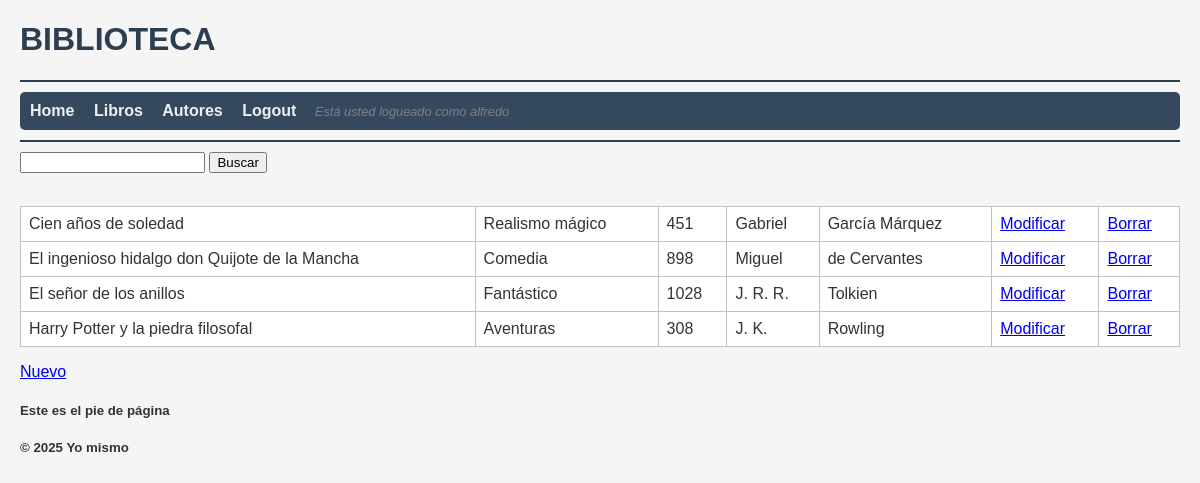
/index.php?action=mostrarListaLibros (signed in), run on the app's committed database.
### tables this page shows
CREATE TABLE `escriben` (
  `idLibro` int(11) NOT NULL,
  `idPersona` int(11) NOT NULL
);

CREATE TABLE `libros` (
  `idLibro` int(11) NOT NULL,
  `titulo` varchar(500) NOT NULL,
  `numPaginas` int(11) NOT NULL,
  `genero` varchar(100) NOT NULL,
  `pais` varchar(100) NOT NULL,
  `ano` int(11) NOT NULL
);

CREATE TABLE `personas` (
  `idPersona` int(11) NOT NULL,
  `nombre` varchar(200) NOT NULL,
  `apellido` varchar(200) NOT NULL,
  `pais` varchar(100) NOT NULL
);

### view.php (called while the page is built)
<?php
class View {
    public static function render($nombreVista, $data = null) {
        include("views/header.php");
        include("views/nav.php");
        include("views/$nombreVista.php");
        include("views/footer.php");
    }
}

### index.php (called while the page is built, shortened)
<?php
    include_once("models/libro.php");
    include_once("view.php");
    if (isset($_REQUEST["action"])) {
        $action = $_REQUEST["action"];
    } else {
        $action = "mostrarFormLogin";
    }
    $biblio = new Biblioteca();
    $biblio->$action();
    class Biblioteca {
        private $libro, $persona, $user;
        public function __construct() {
            $this->libro = new Libro();
        }
        public function mostrarListaLibros() {
            $data["listaLibros"] = $this->libro->getAll();
            View::render("libro/all", $data);
        }
    }

### models/libro.php (called while the page is built, shortened)
<?php
class Libro
{
    private $db;
    public function __construct()
    {
        $dsn = "mysql:host=mariadb;dbname=pruebas;charset=utf8mb4";
        $usuario = "user";
        $clave = "1234";
        try {
            $this->db = new PDO($dsn, $usuario, $clave);
        } catch (PDOException $e) {
            die("Error en la conexión: " . $e->getMessage());
        }
    }
    public function getAll()
    {
        $sql = "SELECT * FROM libros
                INNER JOIN escriben ON libros.idLibro = escriben.idLibro
                INNER JOIN personas ON escriben.idPersona = personas.idPersona
                ORDER BY libros.titulo";
        $stmt = $this->db->query($sql);
        return $stmt->fetchAll(PDO::FETCH_OBJ);
    }
}

### views/libro/all.php (the view, shortened to what this page needs)
<?php
$listaLibros = $data["listaLibros"];
echo "<form action='index.php'>
        <input type='hidden' name='action' value='buscarLibros'>
        <input type='text' name='textoBusqueda'>
        <input type='submit' value='Buscar'>
      </form><br>";
if (count($listaLibros) == 0) {
  echo "No hay datos";
} else {
  echo "<table border ='1'>";
  foreach ($listaLibros as $fila) {
    echo "<tr>";
    echo "<td>" . $fila->titulo . "</td>";
    echo "<td>" . $fila->genero . "</td>";
    echo "<td>" . $fila->numPaginas . "</td>";
    echo "<td>" . $fila->nombre . "</td>";
    echo "<td>" . $fila->apellido . "</td>";
    echo "<td><a href='index.php?action=formularioModificarLibro&idLibro=" . $fila->idLibro . "'>Modificar</a></td>";
    echo "<td><a href='index.php?action=borrarLibro&idLibro=" . $fila->idLibro . "'>Borrar</a></td>";
    echo "</tr>";
  }
  echo "</table>";
}
echo "<p><a href='index.php?action=formularioInsertarLibros'>Nuevo</a></p>";

### views/css/style.css (style rules this page uses)
body { font-family: Arial, sans-serif; margin: 20px; background-color: #f5f5f5; color: #333; }
table { width: 100%; border-collapse: collapse; margin-top: 15px; background-color: #fff; }
table th, table td { border: 1px solid #bdc3c7; padding: 8px; text-align: left; }

### data on the page
escriben: idLibro.titulo "Cien años de soledad", idLibro.genero "Realismo mágico", idLibro.numPaginas "451", idPersona.nombre "Gabriel", idPersona.apellido "García Márquez"
escriben: idLibro.titulo "El ingenioso hidalgo don Quijote de la Mancha", idLibro.genero "Comedia", idLibro.numPaginas "898", idPersona.nombre "Miguel", idPersona.apellido "de Cervantes"
escriben: idLibro.titulo "El señor de los anillos", idLibro.genero "Fantástico", idLibro.numPaginas "1028", idPersona.nombre "J. R. R.", idPersona.apellido "Tolkien"
escriben: idLibro.titulo "Harry Potter y la piedra filosofal", idLibro.genero "Aventuras", idLibro.numPaginas "308", idPersona.nombre "J. K.", idPersona.apellido "Rowling"

### other printed values
$_SESSION['username'] "alfredo"
